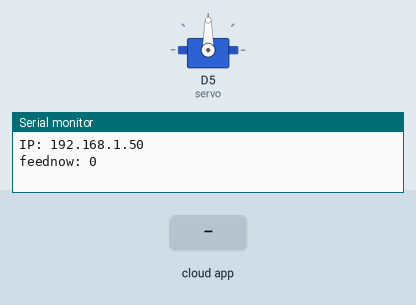
This sketch was run on a simulated ESP8266 (NodeMCU). On the bench: servo, the last lines printed to the serial monitor. The test bench sets the inputs (shaded band). WiFi joins after 1.5 s; servers stay silent unless stated; network time is answered at once with the bench clock; the local clock reads 2024-03-15 10:24:30 at power-on unless the sketch sets it; the Firebase database answers and starts empty.

Above: at 2.7 s.
2.8 s: the phone or cloud app sets feednow to 1
At 3.9 s:
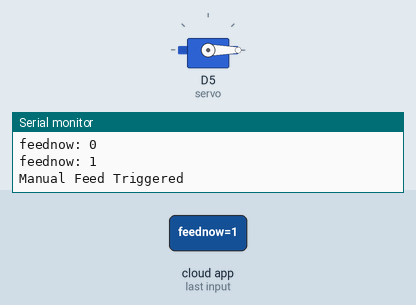
5.5 s: the phone or cloud app sets calibrate to 1
Timing chart, 0 to 8.5 s (numbered marks = the images above; inputs shaded):
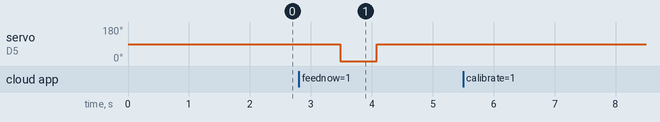

Measured:
- after the input at 2.8 s, servo on D5 (servo): 90° → 0° after 0.69 s, → 90° 0.60 s later

The sketch:

code2.0.ino
```cpp
#include "FirebaseESP8266.h"
#include <ESP8266WiFi.h>
#include <NTPClient.h>
#include <WiFiUdp.h>
#include <Servo.h>
#include <WiFiManager.h>

Servo servo;

// Firebase
#define FIREBASE_HOST "aquafeed-a1e76-default-rtdb.asia-southeast1.firebasedatabase.app/"
#define FIREBASE_AUTH "YOUR_FIREBASE_DATABASE_SECRET"

// NTP (IST)
WiFiUDP ntpUDP;
NTPClient timeClient(ntpUDP, "pool.ntp.org", 19800);

// Firebase objects
FirebaseData timer, feed;

// Variables
String Str[] = {"", "", ""};
String stimer;

int feednow = 0;
int feedDuration = 600;
int feedspeed = 0;

String foodType = "";
String foodSize = "";
int grams = 0;

unsigned long lastPing = 0;

// ================= SETUP =================
void setup() {
  Serial.begin(115200);

  WiFiManager wm;
  wm.autoConnect("AquaFeed Setup");

  Serial.print("IP: ");
  Serial.println(WiFi.localIP());

  timeClient.begin();

  Firebase.begin(FIREBASE_HOST, FIREBASE_AUTH);
  Firebase.reconnectWiFi(true);

  servo.attach(D5);
  servo.write(90);
}

// ================= LOOP =================
void loop() {
  //testing speed
  Firebase.getInt(feed, "/settings/speed");
    feedspeed = feed.to<int>();

  // 🔌 WiFi reconnect
  if (WiFi.status() != WL_CONNECTED) {
    Serial.println("WiFi lost. Reconnecting...");
    WiFiManager wm;
    wm.autoConnect("AquaFeed Setup");
  }

  // ================= HEARTBEAT =================
  if (millis() - lastPing > 5000) {
    lastPing = millis();

    timeClient.update();

    // IST → UTC
    unsigned long epochSec = timeClient.getEpochTime() - 19800;

    Firebase.setInt(feed, "/device/lastSeen", epochSec);

    Serial.println("Heartbeat sent");
  }

  // ================= READ TRIGGER =================
  if (!Firebase.getInt(feed, "/feednow")) return;
  feednow = feed.to<int>();

  Serial.print("feednow: ");
  Serial.println(feednow);

  // ================= MANUAL FEED =================
  if (feednow == 1) {

    Firebase.getInt(feed, "/settings/duration");
    feedDuration = feed.to<int>();

    Firebase.getString(feed, "/settings/foodType");
    foodType = feed.to<String>();

    Firebase.getString(feed, "/settings/size");
    foodSize = feed.to<String>();

    Firebase.getInt(feed, "/settings/grams");
    grams = feed.to<int>();

    if (feedDuration <= 0 || feedDuration > 10000) {
      feedDuration = 600;
    }

    Serial.println("Manual Feed Triggered");

    servo.write(feedspeed);
    delay(feedDuration);
    servo.write(90);

    Firebase.setInt(feed, "/feednow", 0);

    // 🔥 LOG MANUAL FEED
    FirebaseJson json;
    json.set("title", "Manual Feed");
    json.set("foodType", foodType);
    json.set("size", foodSize);
    json.set("grams", grams);
    json.set("duration", feedDuration);

    timeClient.update();
    unsigned long epochSec = timeClient.getEpochTime() - 19800; // UTC

    json.set("timestamp", epochSec);

    Firebase.pushJSON(feed, "/activities", json);

    Serial.println("Manual feed logged");
  }

  // ================= SCHEDULED FEED =================
  else {

    // Read timers
    for (int i = 0; i < 3; i++) {
      String path = "timers/timer" + String(i);
      if (Firebase.getString(timer, path)) {
        stimer = timer.to<String>();
        Str[i] = stimer;  // no substring
      }
    }

    timeClient.update();

    // Get IST time directly
    String hh = String(timeClient.getHours());
    if (hh.length() == 1) hh = "0" + hh;

    String mm = String(timeClient.getMinutes());
    if (mm.length() == 1) mm = "0" + mm;

    String currentTime = hh + ":" + mm;

    if (Str[0] == currentTime || Str[1] == currentTime || Str[2] == currentTime) {

      if (Firebase.getInt(feed, "/settings/duration")) {
        feedDuration = feed.to<int>();
      } else {
        feedDuration = 600;
      }

      Firebase.getString(feed, "/settings/foodType");
      foodType = feed.to<String>();

      Firebase.getString(feed, "/settings/size");
      foodSize = feed.to<String>();

      Firebase.getInt(feed, "/settings/grams");
      grams = feed.to<int>();

      if (feedDuration <= 0 || feedDuration > 10000) {
        feedDuration = 600;
      }

      Serial.print("Scheduled Feeding: ");
      Serial.println(feedDuration);

      servo.write(feedspeed);
      delay(feedDuration);
      servo.write(90);

      Serial.println("Scheduled Feed Done");

      // 🔥 LOG SCHEDULED FEED
      FirebaseJson json;
      json.set("title", "Scheduled Feed");
      json.set("foodType", foodType);
      json.set("size", foodSize);
      json.set("grams", grams);
      json.set("duration", feedDuration);

      timeClient.update();
      unsigned long epochSec = timeClient.getEpochTime() - 19800; // UTC

      json.set("timestamp", epochSec);

      Firebase.pushJSON(feed, "/activities", json);

      delay(60000); // prevent duplicate trigger
    }
  }

  // ================= CALIBRATION =================
  int calibrate = 0;
  int calibrationTime = 2000; // fallback

  if (Firebase.getInt(feed, "/settings/calibrate")) {
    calibrate = feed.to<int>();
  }

  if (Firebase.getInt(feed, "/settings/calibrationTime")) {
    calibrationTime = feed.to<int>();
  }

  if (calibrate == 1) {
    Serial.println("Calibration started");

    servo.write(feedspeed);
    delay(calibrationTime);   // 🔥 dynamic from DB
    servo.write(90);

    Firebase.setInt(feed, "/settings/calibrate", 0);

    Serial.println("Calibration done");
  }
}
```
